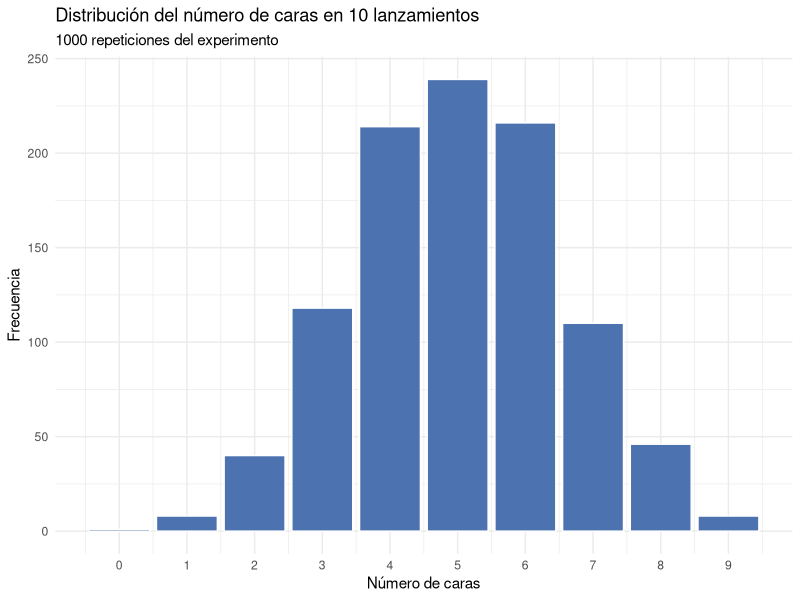
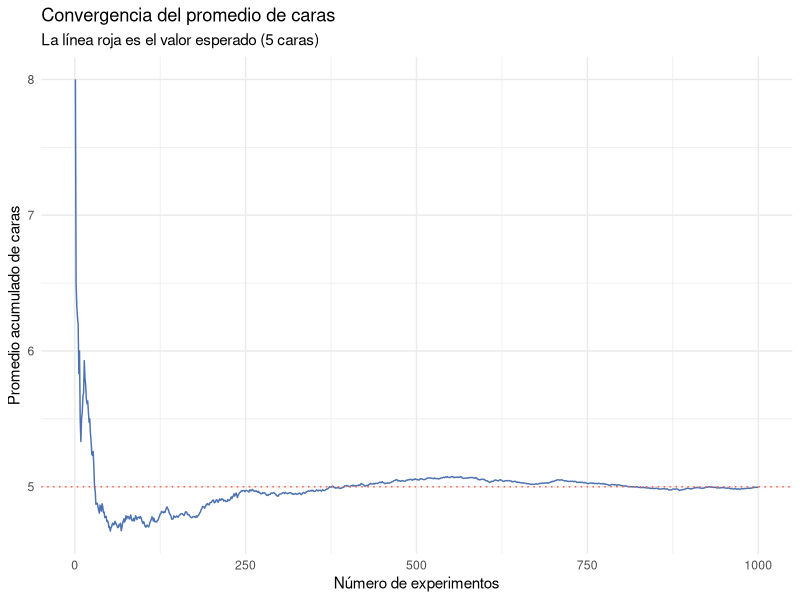

Source code (R) for these figures, in order:
library(ggplot2)

set.seed(42)

resultados <- replicate(1000, sum(rbinom(10, 1, 0.5)))

ggplot(data.frame(caras = resultados), aes(x = caras)) +
  geom_bar(fill = "#4C72B0", color = "white") +
  scale_x_continuous(breaks = 0:10) +
  labs(
    title = "Distribución del número de caras en 10 lanzamientos",
    subtitle = "1000 repeticiones del experimento",
    x = "Número de caras",
    y = "Frecuencia"
  ) +
  theme_minimal()

library(ggplot2)

set.seed(42)

n_exp <- 1000
resultados <- cumsum(replicate(n_exp, sum(rbinom(10, 1, 0.5)))) / seq_len(n_exp)

ggplot(data.frame(experimento = 1:n_exp, promedio = resultados), 
       aes(x = experimento, y = promedio)) +
  geom_line(color = "#4C72B0") +
  geom_hline(yintercept = 5, color = "tomato", linetype = "dotted") +
  labs(
    title = "Convergencia del promedio de caras",
    subtitle = "La línea roja es el valor esperado (5 caras)",
    x = "Número de experimentos",
    y = "Promedio acumulado de caras"
  ) +
  theme_minimal()
